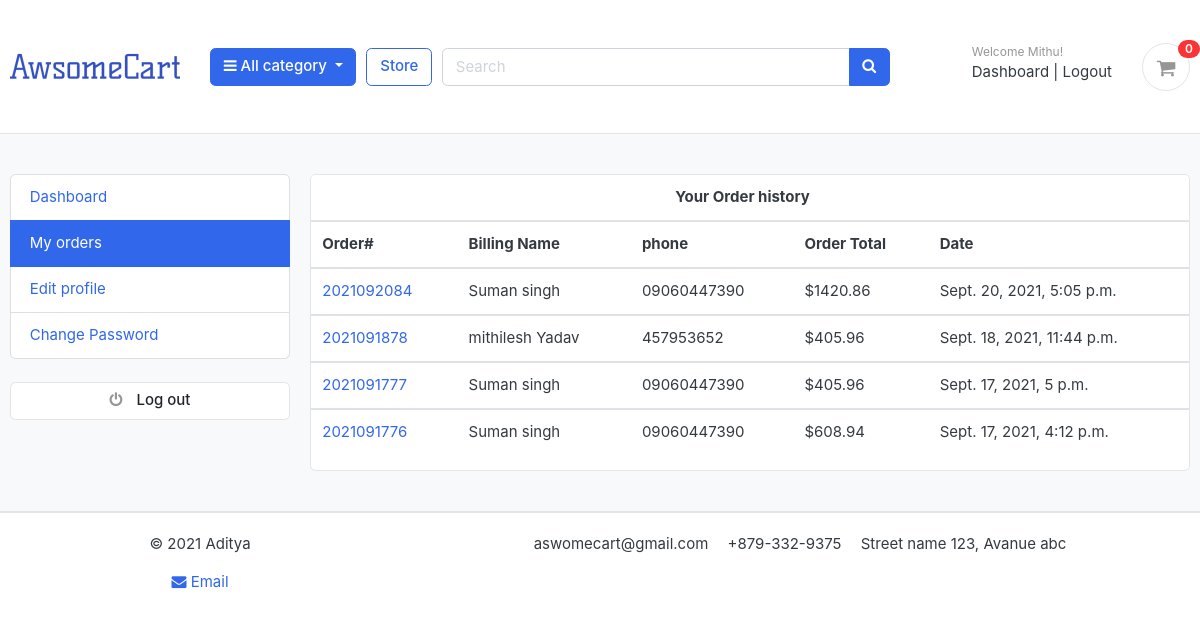
Page /accounts/my_orders/ (signed in) on the earlier database version.
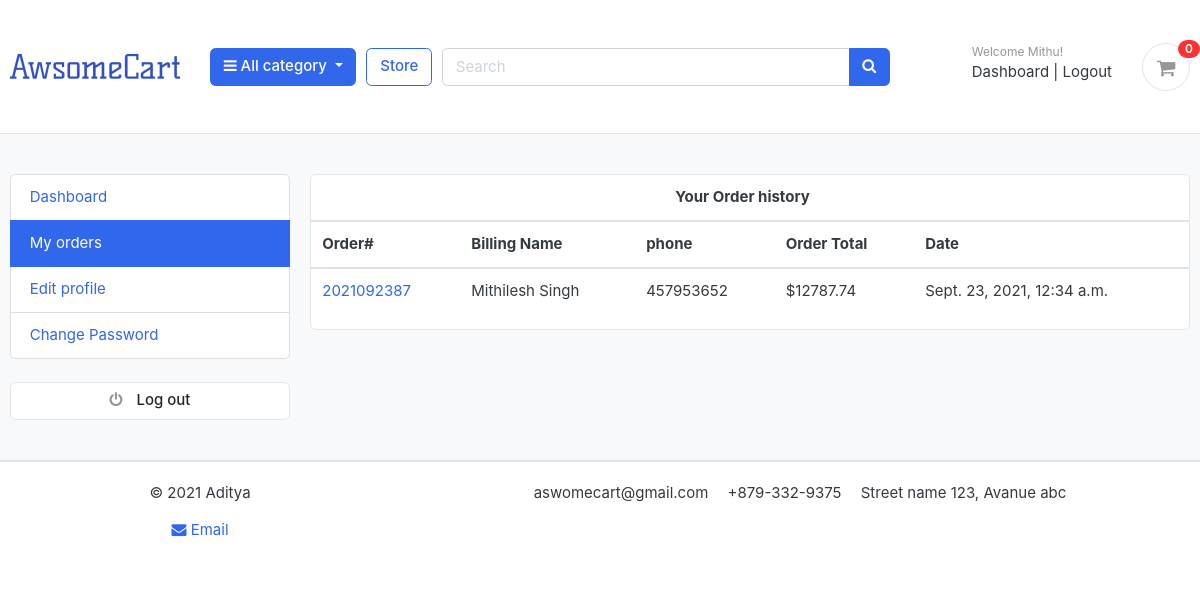
Same page on the later database version.
### accounts/models.py (models this page shows, shortened)
class Account(AbstractBaseUser):
    first_name    = models.CharField(max_length=50)
    last_name      = models.CharField(max_length=50)
    username       = models.CharField(max_length=100,unique=True)
    email          = models.EmailField(max_length=100,unique=True)
    phone_number   = models.CharField(max_length=50)
    date_joined       = models.DateTimeField(auto_now=True)
    last_login        = models.DateTimeField(auto_now=True)
    is_admin          = models.BooleanField(default=False)
    is_staff          = models.BooleanField(default=False)
    is_active         = models.BooleanField(default=False)
    is_superadmin     = models.BooleanField(default=False)
    USERNAME_FIELD = 'email'
    REQUIRED_FIELDS = ['username','first_name','last_name']
    objects  =  MyAccountManager()

### orders/models.py (models this page shows, shortened)
class Order(models.Model):
    STATUS = (
        ('New', 'New'),
        ('Accepted', 'Accepted'),
        ('Completed', 'Completed'),
        ('Cancelled', 'Cancelled'),
    )
    user = models.ForeignKey(Account, on_delete=models.SET_NULL, null=True)
    payment = models.ForeignKey(Payment, on_delete=models.SET_NULL, blank=True, null=True)
    order_number = models.CharField(max_length=20)
    first_name = models.CharField(max_length=50)
    last_name = models.CharField(max_length=50)
    phone = models.CharField(max_length=15)
    email = models.EmailField(max_length=50)
    address_line_1 = models.CharField(max_length=50)
    address_line_2 = models.CharField(max_length=50, blank=True)
    country = models.CharField(max_length=50)
    state = models.CharField(max_length=50)
    city = models.CharField(max_length=50)
    order_note = models.CharField(max_length=100, blank=True)
    order_total = models.FloatField()
    tax = models.FloatField()
    status = models.CharField(max_length=10, choices=STATUS, default='New')
    ip = models.CharField(blank=True, max_length=20)
    is_ordered = models.BooleanField(default=False)
    created_at = models.DateTimeField(auto_now_add=True)
    updated_at = models.DateTimeField(auto_now=True)
    def full_name(self):
        return f'{self.first_name} {self.last_name}'

### accounts/views.py (the view)
# urls.py: path('my_orders/',views.my_orders,name='my_orders'),
@login_required(login_url='login')
def my_orders(request):
    orders = Order.objects.filter(user = request.user , is_ordered = True).order_by('-created_at')
    context = {
        'orders':orders,
    }
    return render(request,'accounts/my_orders.html',context)

### carts/context_processors.py (called while the page is built)
def counter(request):
    cart_count = 0
    if 'admin' in request.path:
        return  {}
    else:
        try:
            cart = Cart.objects.filter(cart_id = _cart_id(request))
            if request.user.is_authenticated:
                cart_items = CartItem.objects.all().filter(user=request.user)
            else:
                cart_items = CartItem.objects.all().filter(cart=cart[:1])
            for cart_item in cart_items:
                cart_count += cart_item.quantity
        except Cart.DoesNotExist:
            cart_count = 0
    return dict(cart_count = cart_count)

### carts/views.py (called while the page is built)
def _cart_id(request):
    cart = request.session.session_key
    if not cart:
        cart = request.session.create()
    return cart

### category/cotext_processors.py (called while the page is built)
def menu_links(request):
    links = Category.objects.all()
    return dict(links=links)

### category/models.py (called while the page is built)
    def get_url(self):
        return reverse('product_by_category',args=[self.slug])

### store/context_processors.py (called while the page is built)
def size_chart(request):
    size = Variation.objects.all()
    return dict(size=size)

### templates/accounts/my_orders.html (shortened to what this page needs)
{% extends 'base.html' %}
{% block content %}
<section class="section-conten padding-y bg">
  <div class="container">
      <div class="row">
          {% include 'includes/dashboard_sidebar.html' %}
          <main class="col-md-9">
              <article class="card">
                  <header class="card-header">
                      <center><strong class="d-inline-block mr-3">Your Order history</strong></center>
                  </header>
                  <table class="table table-hover">
                      <thead>
                        <tr>
                          <th scope="col">Order#</th>
                          <th scope="col">Billing Name </th>
                          <th scope="col">phone</th>
                          <th scope="col">Order Total</th>
                          <th scope="col">Date</th>
                        </tr>
                      </thead>
                      {% for order in orders %}
                      <tbody>
                        <tr>
                          <td> <a href="{% url 'order_detail' order.order_number %}">{{order.order_number}}</a></td>
                          <td>{{order.full_name}}</td>
                          <td>{{order.phone}}</td>
                          <td>${{order.order_total}}</td>
                          <td>{{order.created_at}}</td>
                        </tr>
                      </tbody>
                      {% endfor %}
                    </table>
              </article>
          </main>
      </div>
  </div>
</section>
{% endblock %}

### templates/base.html (shortened to what this page needs)
{% load static %}
<!DOCTYPE HTML>
<html lang="en">
<head>
    <link href="{% static 'css/bootstrap.css' %}" rel="stylesheet" type="text/css" />
    <link href="{% static 'fonts/fontawesome/css/all.min.css' %}" type="text/css" rel="stylesheet">
    <link href="{% static 'css/ui.css' %}" rel="stylesheet" type="text/css" />
    <link href="{% static 'css/custom.css' %}" rel="stylesheet" type="text/css" />
    <link href="{% static 'css/responsive.css' %}" rel="stylesheet" media="only screen and (max-width: 1200px)" />
    <link rel="stylesheet" href="https://cdnjs.cloudflare.com/ajax/libs/font-awesome/4.7.0/css/font-awesome.min.css">
</head>
<body  id='body'>
     {% include 'includes/navbar.html' %}
    {% block content %}
    {% endblock %}
    {% include 'includes/footer.html' %}
</body>
</html>

### templates/includes/navbar.html (shortened to what this page needs)
{% load static %}
<header class="section-header">
  <section class="header-main border-bottom">
    <div class="container">
      <div class="row align-items-center">
        <div class="col-lg-2 col-md-3 col-6">
          <a href="{% url 'Home' %}" class="brand-wrap">
            <img class="" src="{% static './images/logo1.png' %}">
          </a>
        </div>
        <div class="col-lg col-sm col-md col-6 flex-grow-0">
          <div class="category-wrap dropdown d-inline-block float-right">
            <button type="button" class="btn btn-primary dropdown-toggle" data-toggle="dropdown">
              <i class="fa fa-bars"></i> All category
            </button>
          </div>
        </div>
        <a href="{% url 'store' %}" class="btn btn-outline-primary">Store</a>
        <div class="col-lg  col-md-6 col-sm-12 col">
          <form action="{% url 'serch' %}" class="search" method='GET'>
            <div class="input-group w-100">
              <input type="text" class="form-control" style="width:60%;" placeholder="Search" name="keyword" required>
              <div class="input-group-append">
                <button class="btn btn-primary" type="submit">
                  <i class="fa fa-search"></i>
                </button>
              </div>
            </div>
          </form>
        </div>
        <div class="col-lg-3 col-sm-6 col-8 order-2 order-lg-3">
          <div class="d-flex justify-content-end mb-3 mb-lg-0">
            {% if user.id is None %}
            <div class="widget-header">
              <small class="title text-muted">Welcome guest!</small>
              <div>
                <a href="{% url 'login' %}">Sign in</a> <span class="dark-transp"> | </span>
                <a href="{% url 'register' %}"> Register</a>
              </div>
            </div>
            {% else %}
            <div class="widget-header">
              <small class="title text-muted">Welcome {{user.first_name}}!</small>
              <div>
                <a href="{% url 'dashboard' %}">Dashboard</a> <span class="dark-transp"> | </span>
                <a href="{% url 'logout' %}"> Logout</a>
              </div>
            </div>
            {% endif %}
            <a href="{% url 'cart' %}" class="widget-header pl-3 ml-3">
              <div class="icon icon-sm rounded-circle border"><i class="fa fa-shopping-cart"></i></div>
              <span class="badge badge-pill badge-danger notify">{{cart_count}}</span>
            </a>
          </div>
        </div>
      </div>
    </div>
  </section>
</header>

### templates/includes/dashboard_sidebar.html
<aside class="col-md-3">
    <ul class="list-group">
        <a class="list-group-item {% if '/dashboard/' in  request.path %}active {%  endif %}" href="{% url 'dashboard'%}"> Dashboard  </a>
        <a class="list-group-item {% if '/my_orders/' in request.path %}active {% endif %}" href="{% url 'my_orders'%}"> My orders </a>
        <a class="list-group-item {% if '/edit_profile/' in request.path %}active {%  endif %}" href="{% url 'edit_profile' %}"> Edit profile</a>
        <a class="list-group-item {% if '/change_password/' in request.path %}active {%  endif %}" href="{% url 'change_password'%}">Change Password </a>
    </ul>
    <br>
    <a class="btn btn-light btn-block" href="{% url 'logout'%}"> <i class="fa fa-power-off"></i> <span class="text">Log out</span> </a>
</aside>

### templates/includes/footer.html (shortened to what this page needs)
{% load static %}
<footer class="section-footer border-top">
	<div class="container">
		<section class="footer-bottom border-top row">
			<div class="col-md-4 text-md-center">
				<p class="px-2"> &copy 2021  Aditya</p>
				<p class="px-2"><a href="mailto:awsomecart@gmail.com.com"> <i class="fa fa-envelope"></i> Email </a></p>
			</div>
			<div class="col-md-8 text-md-center">
				<span  class="px-2">aswomecart@gmail.com</span>
				<span  class="px-2">+879-332-9375</span>
				<span  class="px-2">Street name 123, Avanue abc</span>
			</div>
		</section>
	</div>
</footer>
</body>
</html>

### static/css/ui.css (style rules this page uses)
html { font-family: "Inter", sans-serif; font-size: 15px; }
.icon-xs, .icon-sm, .icon-md, .icon-lg { display: inline-block; text-align: center; flex-shrink: 0; flex-grow: 0; }
.icon-sm { width: 48px; height: 48px; line-height: 48px !important; font-size: 20px; }
.padding-y { padding-top: 40px; padding-bottom: 40px; }
article:after, .form-group:after { display: block; clear: both; content: ""; }
.bg { background-color: #f8f9fa; }
p:last-child { margin-bottom: 0; }
.header-main { position: relative; padding-top: 1rem; padding-bottom: 1rem; }
.widget-header { display: inline-block; vertical-align: middle; position: relative; }
.widget-header a { color: #343a40; }
.widget-header i { color: #969696; }
.widget-header .title { display: block; }
.widget-header .notify { position: absolute; top: -3px; right: -10px; }
.footer-bottom { padding-top: 20px; padding-bottom: 20px; }
.btn-light { background-color: #fff; border-color: #e4e4e4; }
.btn-light i { color: #969696; }
.btn i + .text { margin-left: 10px; }
.notify { position: absolute; top: -4px; right: -10px; display: inline-block; padding: 0.25em 0.6em; font-size: 12px; line-height: 1; text-align: center; border-radius: 3rem; color: #fff; background-color: #fa3434; }

Differences in the rows shown:
removed Order: order_number "2021092084", full_name "Suman singh", phone "09060447390", order_total "1420.86", created_at "Sept. 20, 2021, 5:05 p.m."
removed Order: order_number "2021091878", full_name "mithilesh Yadav", phone "457953652", order_total "405.96", created_at "Sept. 18, 2021, 11:44 p.m."
removed Order: order_number "2021091777", full_name "Suman singh", phone "09060447390", order_total "405.96", created_at "Sept. 17, 2021, 5 p.m."
removed Order: order_number "2021091776", full_name "Suman singh", phone "09060447390", order_total "608.94", created_at "Sept. 17, 2021, 4:12 p.m."
added Order: order_number "2021092387", full_name "Mithilesh Singh", phone "457953652", order_total "12787.74", created_at "Sept. 23, 2021, 12:34 a.m."
